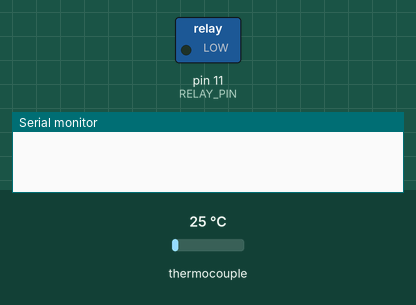
Simulated run of this sketch. Board: Arduino Uno, built with avr-gcc and run on an emulated ATmega328P. Parts: switched loads named in the sketch (green lamp = pin HIGH), the last lines printed to the serial monitor. The test bench sets the inputs (shaded band); at power-on: thermocouple 25 °C. Pins used as bus, display or sensor lines are not drawn.

Above: at 0.1 s.
At 1.6 s:
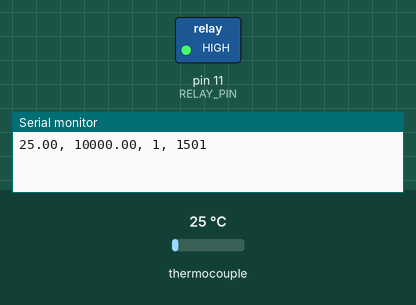
Timing chart, 0 to 3.1 s (numbered marks = the images above):
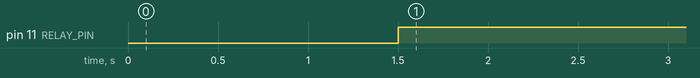

The sketch:

Temperature_Control_System.ino
```cpp
#include "max6675.h"
#include <PID_v1.h>

int RELAY_PIN=11;
//DEFINE PID VARIABLES
//Define Variables we'll be connecting to

double Setpoint, Input, Output;
//Specify the links and initial tuning parameters

double Kp=14.684, Ki=0.03194, Kd=0;

PID myPID(&Input, &Output, &Setpoint, Kp, Ki, Kd, DIRECT);

int WindowSize = 10000;//Sets the PWM relay period (1000 = 1 sec)
unsigned long windowStartTime;
bool relay = LOW;

//DEFINE TEMPERATURE SENSOR VARIABLES
float sensorValue;
float N=5; //number of averaged temperature samples
float avgValue;
int thermoSO = 9;
int thermoCS = 5;
int thermoSCK = 6;
MAX6675 thermocouple(thermoSCK, thermoCS, thermoSO);
int vccPin = 3;
int gndPin = 2;

//amplification of the temperature reading and setpoint
//this is a random constant that made things work correctly
float amp=77;
// the setup function runs once when you press reset or power the board

void setup()
{
  // initialize digital pin 12 as an output.
  pinMode(RELAY_PIN, OUTPUT);//this is the relay pin
  Serial.begin(9600);

  pinMode(vccPin, OUTPUT); digitalWrite(vccPin, HIGH);
  pinMode(gndPin, OUTPUT); digitalWrite(gndPin, LOW);

  delay(500);//give the a/d converter chip time so startup
  windowStartTime = millis();
  //initialize the variables we're linked to

  float Setsetpoint = 70;     //TEMPERATURE SETPOINT (degrees C)

  WindowSize = 10000;
  Setpoint=Setsetpoint*amp;
  //tell the PID to range between 0 and the full window size
  myPID.SetOutputLimits(0, WindowSize);
  //turn the PID on
  myPID.SetMode(AUTOMATIC);
}

// the loop function runs over and over again forever
void loop()
{
delay(1000);

float T = thermocouple.readCelsius();
Input = T*amp;
myPID.Compute();

/************************************************
* turn the output pin on/off based on pid output
************************************************/

if (millis()-windowStartTime > WindowSize)
  { //time to shift the Relay Window
     windowStartTime += WindowSize;
  }
if (Output < millis()-windowStartTime)
  {

    relay = LOW;
  }

else relay = HIGH;

digitalWrite(RELAY_PIN, relay);

Serial.print(T);
Serial.print(", ");
Serial.print(Output);
Serial.print(", ");
Serial.print(relay);
Serial.print(", ");
Serial.println(millis());

}
```

Measured:
- by itself, pin 11 (RELAY_PIN): LOW → HIGH at 1.5 s
